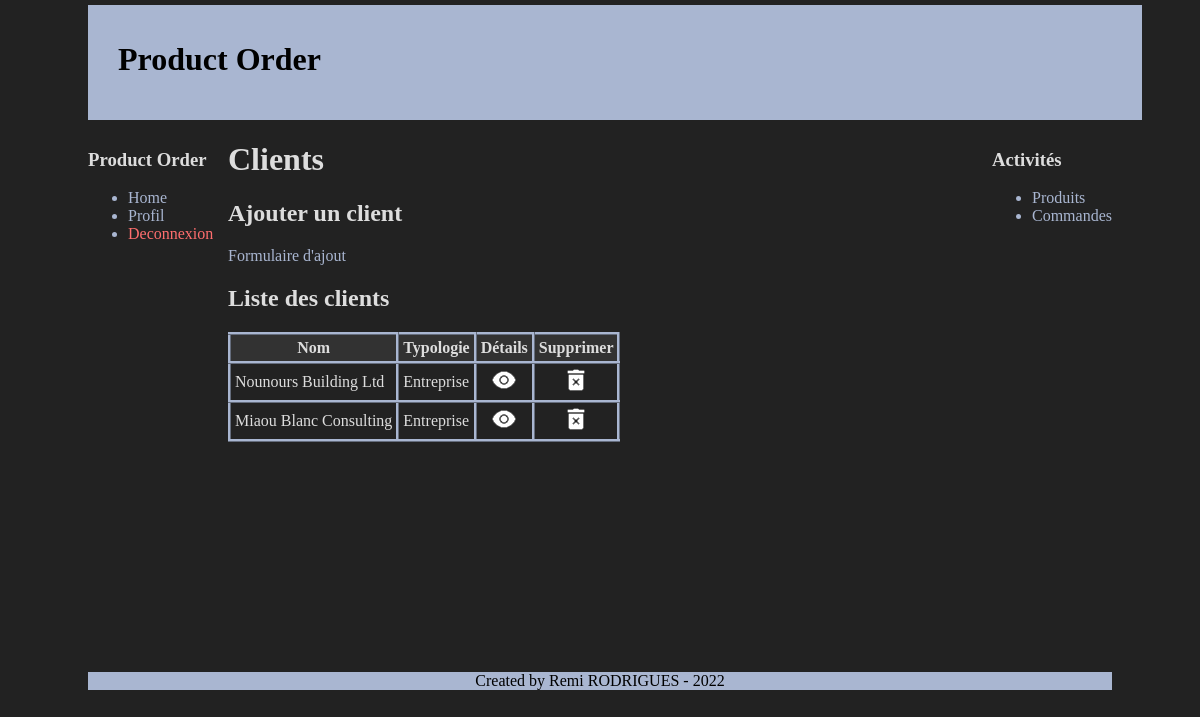
The page /customer/customerList.php (signed in) on the database as committed earlier.
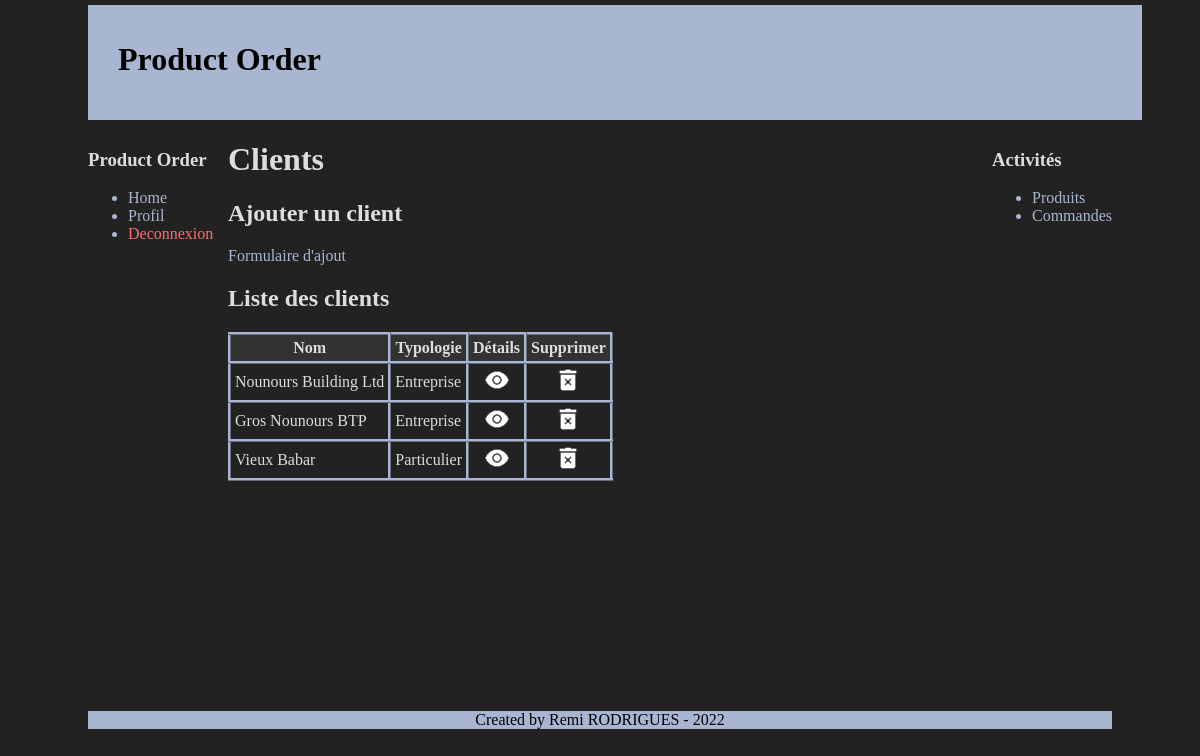
The same page on the database as committed later.
### tables this page shows
CREATE TABLE `customers` (
  `id` int(11) NOT NULL,
  `name` varchar(100) NOT NULL,
  `is_company` tinyint(1) NOT NULL DEFAULT '1',
  `user_id` int(11) NOT NULL,
  `address_1` varchar(100) NOT NULL,
  `address_2` varchar(100) NOT NULL,
  `city_id` int(11) NOT NULL,
  `email` varchar(100) NOT NULL,
  `phone` varchar(20) NOT NULL,
  `add_date` datetime NOT NULL,
  `update_date` datetime NOT NULL,
  `deleted` tinyint(1) NOT NULL DEFAULT '0',
  `delete_date` datetime DEFAULT NULL
);

### customer/customerList.php (the view, shortened to what this page needs)
<?php
require("../layout/htmlHead.php");
echo htmlHead("Clients", "../style");
?>
    <body>
    <?php include("../layout/header.php"); ?>
    <div id="menu">
        <div class="element_menu">
            <h3>Product Order</h3>
            <ul>
                <li><a href="../home.php">Home</a></li>
                <li><a href="../profil.php">Profil</a></li>
                <li><a href="../deconnexion.php" class="deconnexion_btn">Deconnexion</a></li>
            </ul>
        </div>
    </div>
    <div id="menu_right">
        <div class="element_menu">
            <h3>Activités</h3>
            <ul>
                <li><a href="../product/productList.php">Produits</a></li>
                <li><a href="../order/orderList.php">Commandes</a></li>
            </ul>
        </div>
    </div>
    <div id="corps">
        <h1>Clients</h1>
        <h2>Ajouter un client</h2>
        <p>
            <a href="addCustomer.php">Formulaire d'ajout</a>
        </p>
        <h2>Liste des clients</h2>
        <?php
            include("../utils/connexion_db.php");
            $customers = $bdd->prepare("
                SELECT customers.id, customers.name, customers.is_company
                FROM customers
                INNER JOIN users ON users.id = customers.user_id
                INNER JOIN companies ON companies.id = users.company_id
                WHERE users.company_id = :company_id
                AND customers.deleted = 0;
            ");
            $customers->execute([
                "company_id"=> $_SESSION["company_id"],
            ]);
            $data = $customers->fetchAll();
            ?>
            <table>
                <thead>
                    <tr>
                        <th>Nom</th>
                        <th>Typologie</th>
                        <th>Détails</th>
                        <th>Supprimer</th>
                    </tr>
                </thead>
                <tbody>
                    <?php for($i=0; $i<count($data); $i++) :?>
                        <tr>
                            <td><?= $data[$i]["name"]; ?></td>
                            <td><?= $data[$i]["is_company"] ? "Entreprise" : "Particulier"; ?></td>
                            <td style="text-align:center;">
                                <a href="detailCustomer.php?id=<?= $data[$i]["id"]; ?>">
                                    <img src="../images/details.png" />
                                </a>
                            </td>
                            <td style="text-align:center;">
                                <a href="deleteCustomer.php?id=<?= $data[$i]["id"]; ?>">
                                    <img src="../images/supprimer.png" />
                                </a>
                            </td>
                        </tr>
                    <?php endfor;?>
                </tbody>
            </table>
    </div>
    <?php include("../layout/footer.php"); ?>
    </body>
</html>

### layout/htmlHead.php
<?php
function htmlHead(string $title, string $cssFileName): string {
  return <<<EOT
<!DOCTYPE html>
<html>
  <head>
    <title>$title</title>
    <meta charset="utf-8"/>
    <link rel="stylesheet" href="$cssFileName.css" />
  </head>
EOT;
}

### layout/header.php
<div id="en_tete"><h1>Product Order</h1></div>

### layout/footer.php
        <div id="pied_de_page">
            <p>Created by Remi RODRIGUES - 2022</p>
        </div>
    </body>
</html>

### style.css (style rules this page uses)
body { width: 1024px; margin: auto; margin-top: 5px; margin-bottom: 5px; background-color: #222; color: #ddd; }
#en_tete { width: 1024px; height: 100px; background-color: rgb(169, 182, 209); margin-bottom: 10px; color: black; padding: 15px 0 0 30px; }
#menu { float: left; width: 120px; margin-bottom: 10px; }
#menu_right { float: right; width: 120px; margin-bottom: 10px; }
#corps { margin-left: 140px; margin-bottom: 20px; }
#pied_de_page { text-align: center; margin-top: 230px; color: black; background-color: rgb(169, 182, 209); }
a { text-decoration: none; color: rgb(169, 182, 209); }
ul { color: rgb(169, 182, 209); }
table, th, td { border: 3px ridge rgb(169, 182, 209); border-collapse: collapse; padding: 4px; }
thead, tfoot { background-color: rgb(50, 50, 50); }
.deconnexion_btn { color: rgb(255, 110, 110); }

Rows that differ between the two databases and show on the page:
no longer on this page (row edited): customers: name "Miaou Blanc Consulting", is_company "Entreprise"
added customers: name "Gros Nounours BTP", is_company "Entreprise"
added customers: name "Vieux Babar", is_company "Particulier"
